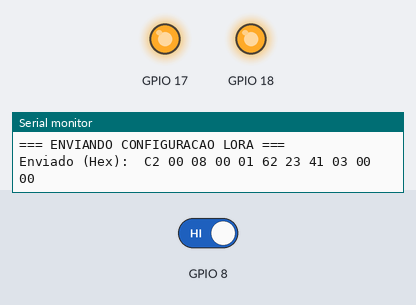
Bench run of a program on a simulated ESP32-S3. Shown: output pins drawn as LEDs (lit = HIGH), the last lines printed to the serial monitor. The test bench sets the inputs (shaded band); at power-on: GPIO 8 HIGH.

Above: at 0.1 s.
At 2.2 s:
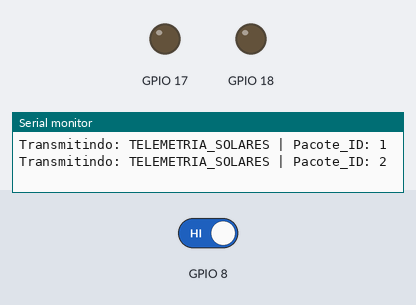
2.3 s: GPIO 8 driven LOW
Timing chart, 0 to 5.3 s (numbered marks = the images above; inputs shaded):
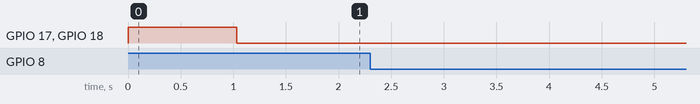

The program:

main.cpp
```cpp
#include <Arduino.h>
#include "NeoPixel.h"
#include "CONFIG.h"
#include "RECEPTOR.h"
#include "EMISSOR.h"

// /////////////////////////////////////////////
// /*                 RECEPTOR               */
// void setup(){
//     Serial.begin(BAUD_SERIAL);
//     LORA_iniciar_modulo_receptor();

//     LoRaConfig cfg;
//     cfg.uartBaud          = LoRaUartBaud::Baud115200;
//     cfg.enablePacketRssi  = true;
//     cfg.enableAmbientRssi = true;
//     cfg.address           = 0x0000;
//     LORA_configurar_modulo(cfg, false);

//     // Depois da configuração o módulo já está em modo normal a 115200
//     Serial2.end();
//     Serial2.begin(115200, SERIAL_8N1, RX_RECEPTOR, TX_RECEPTOR);

//     iniciar_NeoPixel();
// }

// static unsigned long ultimoPacote = 0;

// void loop(){
//     LORA_printar_pacote();
//     int rssi = lerIntensidadePacote();
//     if (rssi != 0) {
//         ultimoPacote = millis();
//         atualizar_cor_RSSI(rssi);
//     }
//     if (ultimoPacote != 0 && millis() - ultimoPacote > 5000) {
//         atualizar_cor_RSSI(-120);   // sem sinal: vermelho
//     }
// }

/////////////////////////////////////////////
/*                 EMISSOR                 */
int contador = 1;

void setup() {
  Serial.begin(BAUD_SERIAL);

    LoRaConfig cfg;
    cfg.address           = 0x0001;   // igual ao emissor
    cfg.enableAmbientRssi = true;     // necessário para o comando de RSSI
    cfg.enablePacketRssi  = false;    // não vamos usar o byte anexado
    LORA_configurar_modulo(cfg, false);
}

void loop() {
  String pacote = "TELEMETRIA_SOLARES | Pacote_ID: " + String(contador);

  LORA_enviar_pacote(pacote);

  contador++;
  delay(1000);
}
```

Estruturas.h
```cpp
#pragma once

#include <Arduino.h>

// Modos de operação definidos pelos pinos M0 e M1
enum class LoRaOperatingMode : uint8_t {
  Normal      = 0, // M0 = 0, M1 = 0 (Transmissão e recepção padrão)
  WorTransmit = 1, // M0 = 1, M1 = 0 (Transmissor Wake-on-Radio)
  WorReceive  = 2, // M0 = 0, M1 = 1 (Receptor Wake-on-Radio)
  ConfigSleep = 3  // M0 = 1, M1 = 1 (Deep Sleep e Configuração via UART)
};

// REG0 [Bits 7:5] - Taxa da porta serial UART
enum class LoRaUartBaud : uint8_t {
  Baud1200   = 0b000,
  Baud2400   = 0b001,
  Baud4800   = 0b010,
  Baud9600   = 0b011, // Padrão obrigatório no Modo de Configuração (M0=1, M1=1)
  Baud19200  = 0b100,
  Baud38400  = 0b101,
  Baud57600  = 0b110,
  Baud115200 = 0b111
};

// REG0 [Bits 4:3] - Paridade da UART
enum class LoRaUartParity : uint8_t {
  Parity8N1 = 0b00,
  Parity8O1 = 0b01,
  Parity8E1 = 0b10
};

// REG0 [Bits 2:0] - Taxa de dados no ar (Air Data Rate)
enum class LoRaAirDataRate : uint8_t {
  Rate2_4k  = 0b010, // Maior alcance e imunidade a ruído (padrão)
  Rate4_8k  = 0b011,
  Rate9_6k  = 0b100,
  Rate19_2k = 0b101,
  Rate38_4k = 0b110,
  Rate62_5k = 0b111  // Menor latência, menor alcance
};

// REG1 [Bits 7:6] - Tamanho máximo do sub-pacote
enum class LoRaSubPacketSize : uint8_t {
  Bytes200 = 0b00,
  Bytes128 = 0b01,
  Bytes64  = 0b10,
  Bytes32  = 0b11
};

// REG1 [Bits 1:0] - Nível de potência de transmissão
// Versão 30 dBm (1W, o nosso): Level0=30dBm, Level1=27dBm, Level2=24dBm, Level3=21dBm
// Versão 22 dBm:               Level0=22dBm, Level1=17dBm, Level2=13dBm, Level3=10dBm
enum class LoRaTxPower : uint8_t {
  Level0_Max  = 0b00,
  Level1_High = 0b01,
  Level2_Mid  = 0b10,
  Level3_Low  = 0b11
};

// REG3 [Bits 2:0] - Ciclo de Wake-on-Radio (WOR)
enum class LoRaWorCycle : uint8_t {
  Ms500  = 0b000,
  Ms1000 = 0b001,
  Ms1500 = 0b010,
  Ms2000 = 0b011,
  Ms2500 = 0b100,
  Ms3000 = 0b101,
  Ms3500 = 0b110,
  Ms4000 = 0b111
};

// Estrutura completa dos parâmetros do módulo LoRa (Registradores 00H a 07H)
struct LoRaConfig {
  uint16_t address             = 0x0000; // ADDH (00H) + ADDL (01H)
  LoRaUartBaud uartBaud        = LoRaUartBaud::Baud9600;
  LoRaUartParity uartParity    = LoRaUartParity::Parity8N1;
  LoRaAirDataRate airDataRate  = LoRaAirDataRate::Rate2_4k;
  LoRaSubPacketSize packetSize = LoRaSubPacketSize::Bytes200;
  bool enableAmbientRssi       = false;
  LoRaTxPower txPower          = LoRaTxPower::Level3_Low; // 21 dBm na versão 30dBm
  uint8_t channel              = 65;    // REG2 (04H): 850.125 + 65 = 915.125 MHz (ISM Brasil)
  bool enablePacketRssi        = false; // REG3 Bit 7: Anexa byte de RSSI ao final do pacote
  bool fixedTransmission       = false; // REG3 Bit 6: false = Transparente, true = Fixo
  bool enableLbt               = false; // REG3 Bit 4: Listen Before Talk
  bool worTransmitter          = false; // REG3 Bit 3: Modo transmissor WOR
  LoRaWorCycle worCycle        = LoRaWorCycle::Ms2000;
  uint16_t encryptionKey       = 0x0000; // CRYPT_H (06H) + CRYPT_L (07H)
};
```

Config_defs.h
```cpp
#pragma once

/* Definições de BAUD */

#define BAUD_MODULOS 9600
#define BAUD_SERIAL 115200

/* Definições de pinos - RECEPTOR (Base ESP32-S3) */

#define RX_RECEPTOR 15
#define TX_RECEPTOR 16
#define AUX_RECEPTOR 8 // AUX do LoRa: nível ALTO = módulo livre, BAIXO = módulo ocupado

/* Definições de pinos - EMISSOR (Barco ESP32-S3) */

#define RX_EMISSOR 15
#define TX_EMISSOR 16
#define AUX_EMISSOR 8 // AUX do LoRa: nível ALTO = módulo livre, BAIXO = módulo ocupado

/* Definições de pinos - CONFIG (Bancada / Gravação de Registradores) */

#define RX_CONFIG 15 // Fio LARANJA (TXD do LoRa) (no 32-s3)
#define TX_CONFIG 16 // Fio AMARELO (RXD do LoRa) (no 32-s3)
#define M0_CONFIG 17 // Fio AZUL
#define M1_CONFIG 18 // Fio VERDE
#define AUX_CONFIG 8 // Fio do AUX (mesmo pino físico do emissor/receptor)

/* Temporizações ligadas ao AUX (em ms) */

// Espera máxima pelo AUX subir ao ligar o módulo ou depois de trocar M0/M1.
#define AUX_TIMEOUT_MODO_MS 1000
// Espera máxima pelo módulo ficar livre antes de transmitir (com LBT ligado o módulo
// pode segurar o canal por até ~2 s, então precisa ser maior que isso).
#define AUX_TIMEOUT_TX_MS 3000
// Tempo mínimo depois de mexer em M0/M1 para o módulo perceber a troca e derrubar o AUX.
#define AUX_ATRASO_TROCA_MS 10
// Folga depois que o AUX volta a subir, antes de usar a UART no novo modo.
#define AUX_ATRASO_POS_MODO_MS 2
```
